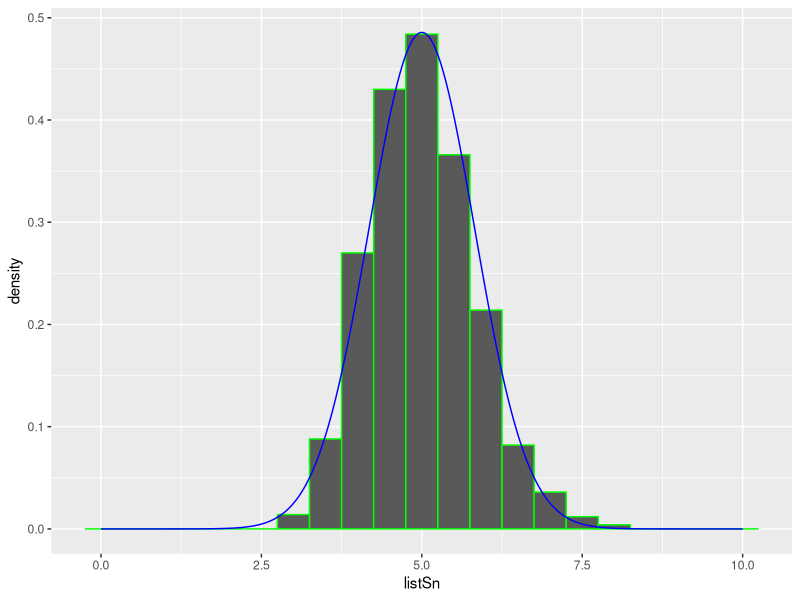

R code for this plot:
# Created by Ken, 2017 March 13th
library(ggplot2)
library(gridExtra)
set.seed(1977)
lambda <- 0.2
n <- 40
totalsn <- 1000
listSn <- c(totalsn)
for (i in 1:totalsn) {
  listSn[i] <- mean(rexp(n,lambda))  
}
# Display the distribution is centered by comparison with theoretical center of distribution
var1 <- mean(listSn)
var2 <- 1/lambda
var1
var2
diff1 <- var1 - var2
diff1
# The difference of 1.29% shows they are almost the same

# std
var3 <- sd(listSn)
var4 <- var2/sqrt(40)
diff2 <- var3 - var4

# variance
var5 <- sd(listSn)^2
var6 <- var3^2
diff3 <- var5 - var6

# Show that the distr is normal
dnormx <- seq(0,10,.01)
dnormy <- dnorm(dnormx, 5, var3)
tbSn <- data.frame(listSn)
tbDnorm <- data.frame(dnormx,dnormy)

g1 <- ggplot(tbSn, aes(x=listSn)) + geom_histogram(aes(y=..density..), binwidth=0.5, col="green")
g2 <- g1 + geom_line(data = tbDnorm, aes(x=dnormx,y=dnormy), col = "blue")
g2

confLevel <- mean(listSn) + c(-1,1) * 1.96 * sd(listSn) / sqrt(length(listSn))
